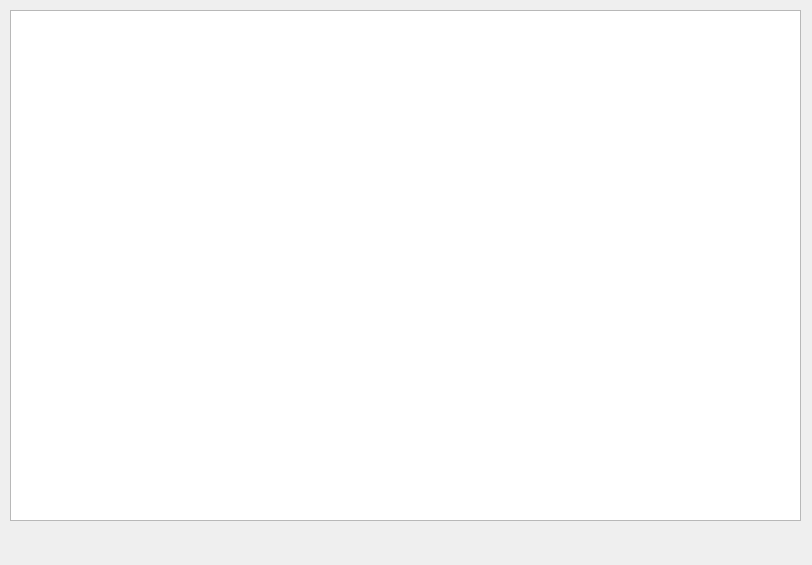
<?xml version="1.0" encoding="UTF-8"?>
<ui version="4.0">
 <class>tabela</class>
 <widget class="QDialog" name="tabela">
  <property name="geometry">
   <rect>
    <x>0</x>
    <y>0</y>
    <width>812</width>
    <height>565</height>
   </rect>
  </property>
  <property name="windowTitle">
   <string>Dialog</string>
  </property>
  <widget class="QTableView" name="tableView">
   <property name="geometry">
    <rect>
     <x>10</x>
     <y>10</y>
     <width>791</width>
     <height>511</height>
    </rect>
   </property>
  </widget>
 </widget>
 <resources/>
 <connections/>
</ui>
